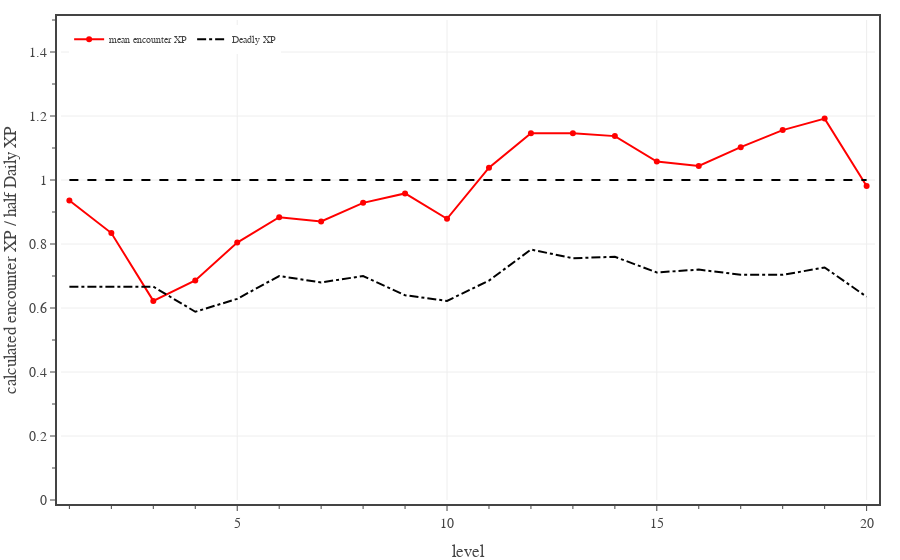

Here is the notebook cell this chart was saved with:
### Code cell
# Plots average encounter XP for PCs, calculated for a full adventuring day with Medium encounters and two short rests.
encounter_difficulty = 'Medium'
pc_data_file = f'./pc data - {encounter_difficulty} 2 short rests.txt'

with open(pc_data_file, 'r') as fin:
    pc_data = json.load(fin)

levels = np.array(range(1,21,1))

fig = go.Figure()

enc_XP_budget = 0.5*np.array(ENCOUNTER_DIFFICULTIES['Daily']['XP'])
for diff in ['Medium']:
    d = ENCOUNTER_DIFFICULTIES[diff]
    pc_data_file = f'./pc data - {diff} 2 short rests.txt'

    with open(pc_data_file, 'r') as fin:
        pc_data = json.load(fin)

    enc_XP = np.zeros(20)
    for pc_class in PC_CLASSES:
        enc_XP += np.array(pc_data[pc_class]['encounter XP mean'])/len(PC_CLASSES)

    fig.add_trace(go.Scatter(
        x=levels, 
        y=enc_XP/enc_XP_budget,
        mode='lines+markers', 
        line=dict(color='red', dash='solid'),
        unselected=dict(marker=dict(opacity=0.0)),
        name='mean encounter XP',
        hovertemplate=
            '<b>encounter XP</b><br>'+
            'lvl %{x}<br>'+
            'ratio %{y:.2f}'+
            '<extra></extra>'
    ))

ref_XP = 0.5*np.array(ENCOUNTER_DIFFICULTIES['Daily']['XP'])
fig.add_trace(go.Scatter(
    x=levels, 
    y=ref_XP/enc_XP_budget,
    mode='lines', 
    line=dict(color='black', dash='dash'),
    name='half Daily XP',
    showlegend=False,
    hoverinfo='skip'
))

ref_XP = np.array(ENCOUNTER_DIFFICULTIES['Deadly']['XP'])
fig.add_trace(go.Scatter(
    x=levels, 
    y=ref_XP/enc_XP_budget,
    mode='lines', 
    line=dict(color='black', dash='dashdot'),
    name='Deadly XP',
    hoverinfo='skip'
))

fig.update_layout(
    template=TFB_TEMPLATE,
    #width=600,
    #height=800,
    xaxis=dict(
        title_text='level',
        range=[0.8, 20.2],
        tick0=0, dtick=5,
        minor=dict(tick0=0, dtick=1),
    ),
    yaxis=dict(
        title_text='calculated encounter XP / half Daily XP',
        range=[0, 1.5],
        tick0=0, dtick=0.2,
        minor=dict(tick0=0, dtick=0.1),
    ),
    legend=dict(
        yanchor='top',  y=0.99,
        xanchor='left', x=0.01,
    )
)

fig.show(config=TFB_CONFIG)
if SAVEFIGS:
    fig.write_html(
        f'./fig-half-daily-xp-vs-level-medium-adventuring-days.html', 
        include_plotlyjs=False, 
        full_html=False, 
        config=TFB_CONFIG
    )

### Figure 1 — Plotly figure (JSON) as saved in the notebook; plotly's stock layout.template omitted (floating-point values rounded to 4 significant figures)
{"data": [{"hovertemplate": "<b>encounter XP</b><br>lvl %{x}<br>ratio %{y:.2f}<extra></extra>", "line": {"color": "red", "dash": "solid"}, "mode": "lines+markers", "name": "mean encounter XP", "type": "scatter", "unselected": {"marker": {"opacity": 0}}, "x": [1, 2, 3, 4, 5, 6, 7, 8, 9, 10, 11, 12, 13, 14, 15, 16, 17, 18, 19, 20], "y": [0.9361, 0.8342, 0.6222, 0.686, 0.8043, 0.8838, 0.8702, 0.9286, 0.9581, 0.8787, 1.039, 1.146, 1.146, 1.137, 1.058, 1.044, 1.103, 1.156, 1.192, 0.9814]}, {"hoverinfo": "skip", "line": {"color": "black", "dash": "dash"}, "mode": "lines", "name": "half Daily XP", "showlegend": false, "type": "scatter", "x": [1, 2, 3, 4, 5, 6, 7, 8, 9, 10, 11, 12, 13, 14, 15, 16, 17, 18, 19, 20], "y": [1, 1, 1, 1, 1, 1, 1, 1, 1, 1, 1, 1, 1, 1, 1, 1, 1, 1, 1, 1]}, {"hoverinfo": "skip", "line": {"color": "black", "dash": "dashdot"}, "mode": "lines", "name": "Deadly XP", "type": "scatter", "x": [1, 2, 3, 4, 5, 6, 7, 8, 9, 10, 11, 12, 13, 14, 15, 16, 17, 18, 19, 20], "y": [0.6667, 0.6667, 0.6667, 0.5882, 0.6286, 0.7, 0.68, 0.7, 0.64, 0.6222, 0.6857, 0.7826, 0.7556, 0.76, 0.7111, 0.72, 0.704, 0.7037, 0.7267, 0.635]}], "layout": {"legend": {"x": 0.01, "xanchor": "left", "y": 0.99, "yanchor": "top"}, "xaxis": {"dtick": 5, "minor": {"dtick": 1, "tick0": 0}, "range": [0.8, 20.2], "tick0": 0, "title": {"text": "level"}}, "yaxis": {"dtick": 0.2, "minor": {"dtick": 0.1, "tick0": 0}, "range": [0, 1.5], "tick0": 0, "title": {"text": "calculated encounter XP / half Daily XP"}}}}
